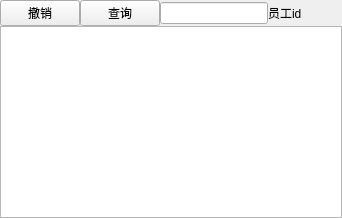
            <widget class="QWidget" name="tab_5">
             <attribute name="title">
              <string>我的申请</string>
             </attribute>
             <layout class="QGridLayout" name="gridLayout_20">
              <property name="leftMargin">
               <number>0</number>
              </property>
              <property name="topMargin">
               <number>0</number>
              </property>
              <property name="rightMargin">
               <number>0</number>
              </property>
              <property name="bottomMargin">
               <number>0</number>
              </property>
              <property name="spacing">
               <number>0</number>
              </property>
              <item row="0" column="0">
               <layout class="QHBoxLayout" name="horizontalLayout_13">
                <item>
                 <widget class="QPushButton" name="pushButton_21">
                  <property name="text">
                   <string>撤销</string>
                  </property>
                 </widget>
                </item>
                <item>
                 <widget class="QPushButton" name="pushButton_22">
                  <property name="text">
                   <string>查询</string>
                  </property>
                 </widget>
                </item>
                <item>
                 <widget class="QLineEdit" name="lineEdit_6"/>
                </item>
                <item>
                 <widget class="QLabel" name="label_4">
                  <property name="text">
                   <string>员工id</string>
                  </property>
                 </widget>
                </item>
                <item>
                 <spacer name="horizontalSpacer_11">
                  <property name="orientation">
                   <enum>Qt::Orientation::Horizontal</enum>
                  </property>
                  <property name="sizeHint" stdset="0">
                   <size>
                    <width>40</width>
                    <height>20</height>
                   </size>
                  </property>
                 </spacer>
                </item>
               </layout>
              </item>
              <item row="1" column="0">
               <widget class="QTableView" name="tableView_3"/>
              </item>
             </layout>
            </widget>
